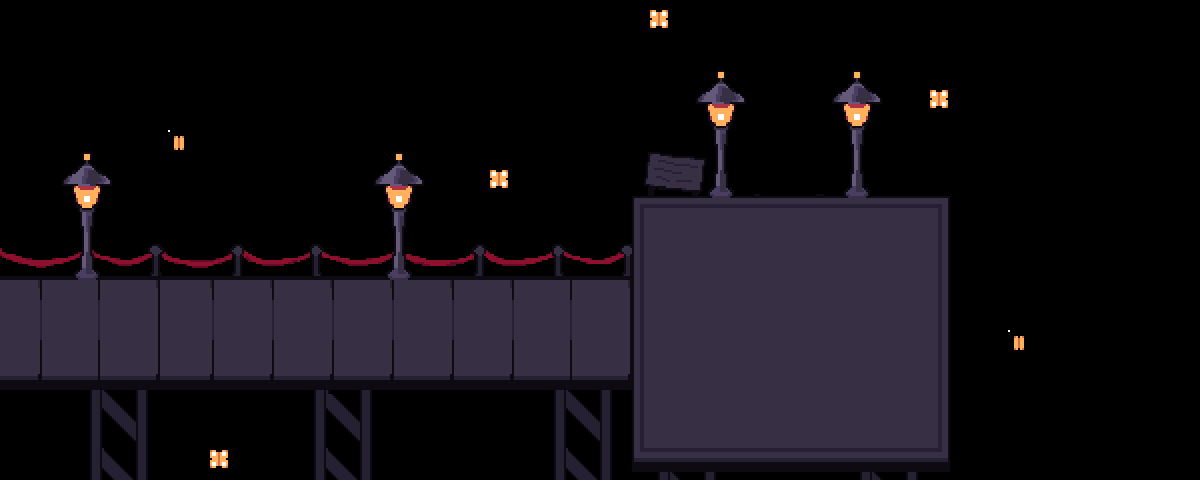

The image is a tile-based game level rendered from a .tmx file. Its description and complete source (layers, tilesets, objects, tile grids) follow:
An orthogonal 30x12 tile map with 40x40 px tiles, 1 tile layer (Tile Layer 1), 1 image layer and 16 objects (2x interactable, evergroves_bg, eglift, savepoint, transition, ...).

<map version="1.10" tiledversion="1.11.2" orientation="orthogonal" renderorder="right-down" width="30" height="12" tilewidth="40" tileheight="40" infinite="0" nextlayerid="14" nextobjectid="17">
 <editorsettings>
  <export target="data.lua" format="lua" />
 </editorsettings>
 <properties>
  <property name="border" value="evergroves" />
  <property name="depths" type="bool" value="true" />
  <property name="music" value="evergrove-outskirts" />
  <property name="name" value="Depths - Evergrove Entrance" />
  <property name="step_sound" value="reverb" />
 </properties>
 <tileset firstgid="1" source="../../tilesets/Core Tiles.tsx" />
 <objectgroup id="13" name="objects_bg">
  <object id="16" name="evergroves_bg" x="0" y="0">
   <point />
  </object>
 </objectgroup>
 <objectgroup id="12" name="objects_lift">
  <object id="12" name="eglift" x="728" y="44">
   <point />
  </object>
 </objectgroup>
 <imagelayer id="4" name="leadup" offsetx="-554" offsety="-208">
  <image source="../../../../assets/sprites/backgrounds/leadup.png" width="2454" height="1262" />
 </imagelayer>
 <objectgroup color="#ff00ff" id="3" name="objects">
  <object id="2" name="savepoint" x="894" y="206" width="40" height="40" />
  <object id="3" name="interactable" x="638.659" y="111.872" width="81.341" height="88.128">
   <properties>
    <property name="cutscene" value="depthsCutscenes.signoutside" />
    <property name="solid" type="bool" value="true" />
   </properties>
  </object>
  <object id="4" name="transition" x="-80" y="280" width="80" height="120">
   <properties>
    <property name="map" value="depthsRaft" />
    <property name="marker" value="spawn1" />
   </properties>
  </object>
  <object id="11" name="interactable" x="742" y="136" width="94" height="64">
   <properties>
    <property name="cutscene" value="evergroves.lift1" />
    <property name="solid" type="bool" value="true" />
   </properties>
  </object>
 </objectgroup>
 <objectgroup color="#0000ff" id="11" name="collision">
  <object id="5" x="0" y="200" width="632" height="80" />
  <object id="6" x="0" y="380" width="632" height="100" />
  <object id="7" x="632" y="464" width="318" height="16" />
  <object id="8" x="950" y="160" width="40" height="320" />
  <object id="9" x="824" y="164" width="126" height="36" />
  <object id="10" x="720" y="164" width="34" height="36" />
 </objectgroup>
 <objectgroup id="2" name="markers">
  <object id="1" name="spawnDock" x="38.2346" y="323.956">
   <point />
  </object>
  <object id="13" name="spawn" x="880" y="280">
   <point />
  </object>
  <object id="14" name="krlift" x="766" y="164">
   <point />
  </object>
  <object id="15" name="suslift" x="812" y="164">
   <point />
  </object>
 </objectgroup>
 <layer id="1" name="Tile Layer 1" width="30" height="12" parallaxx="0.95">
  <data encoding="csv">
0,0,0,0,0,0,0,0,0,0,0,0,0,0,0,0,577,0,0,0,0,0,0,0,0,0,0,0,0,0,
0,0,0,0,0,0,0,0,0,0,0,0,0,0,0,0,0,0,0,0,0,0,0,0,0,0,0,0,0,0,
0,0,0,0,0,0,0,0,0,0,0,0,0,0,0,0,0,0,0,0,0,0,0,577,0,0,0,0,0,0,
0,0,0,0,609,0,0,0,0,0,0,0,0,0,0,0,0,0,0,0,0,0,0,0,0,0,0,0,0,0,
0,0,0,0,0,0,0,0,0,0,0,0,641,0,0,0,0,0,0,0,0,0,0,0,0,0,0,0,0,0,
0,0,0,0,0,0,0,0,0,0,0,0,0,0,0,0,0,0,0,0,0,0,0,0,0,0,0,0,0,0,
0,0,0,0,0,0,0,0,0,0,0,0,0,0,0,0,0,0,0,0,0,0,0,0,0,0,0,0,0,0,
0,0,0,0,0,0,0,0,0,0,0,0,0,0,0,0,0,0,0,0,0,0,0,0,0,0,0,0,0,0,
0,0,0,0,0,0,0,0,0,0,0,0,0,0,0,0,0,0,0,0,0,0,0,0,0,673,0,0,0,0,
0,0,0,0,0,0,0,0,0,0,0,0,0,0,0,0,0,0,0,0,0,0,0,0,0,0,0,0,0,0,
0,0,0,0,0,0,0,0,0,0,0,0,0,0,0,0,0,0,0,0,0,0,0,0,0,0,0,0,0,0,
0,0,0,0,0,641,0,0,0,0,0,0,0,0,0,0,0,0,0,0,0,0,0,0,0,0,0,0,0,0
</data>
 </layer>
</map>
